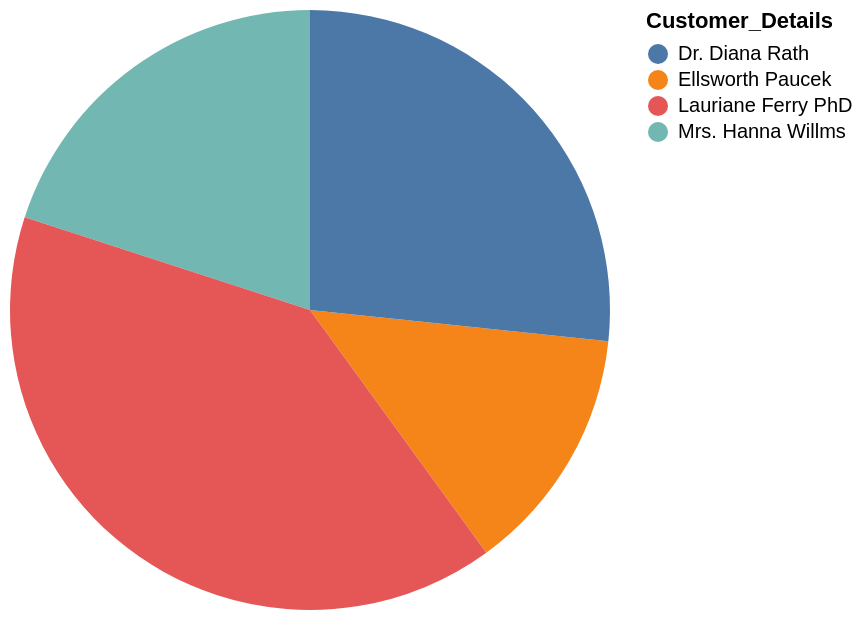

The specification (Vega-Lite) saved for this image:
### Vega-Lite specification from a JSON file in a GitHub repository (floating-point values rounded to 4 significant figures)
{"data": {"values": [{"x_data": "Ellsworth Paucek", "y_data": 2}, {"x_data": "Mrs. Hanna Willms", "y_data": 3}, {"x_data": "Dr. Diana Rath", "y_data": 4}, {"x_data": "Lauriane Ferry PhD", "y_data": 6}]}, "mark": "arc", "encoding": {"theta": {"field": "y_data", "type": "quantitative", "title": "Customer_ID"}, "color": {"field": "x_data", "type": "nominal", "title": "Customer_Details"}}}
